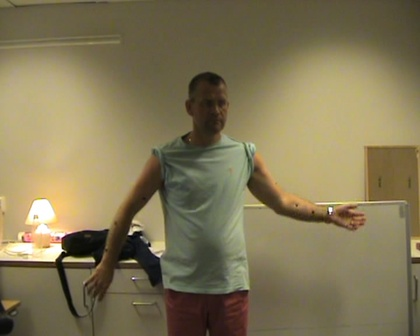
%> input picture bandpass/arm2.JPG, 420 x 336 px, shrunk from 720 x 576 before the run
$ octave bandpassFilter.m   (GNU Octave 9; MATLAB toolbox functions it lacks are replaced by stand-ins)
%> lines starting %> are read from the running program, lines starting %| are printed output that depends on the picture
I= imread('arm2.jpg');
%> I is the input picture: size 336x420x3 uint8; mean R, G, B 129.8, 118.8, 86

I=double(rgb2gray(I));
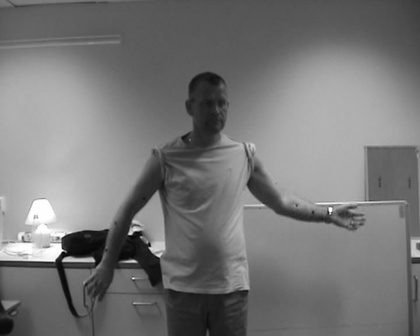
%> I: size 336x420 double; min 1, max 255, mean 118.4


I1=fft2(I);        % 傅立叶变换
I2=fftshift(I1);
[M,N]=size(I2);
%> M = 336; N = 420
D0=80;W=240;

m=fix(M/2); n=fix(N/2);
%> after `m=fix(M/2)`: m = 168
%> after `n=fix(N/2)`: n = 210
for x=1:M
       for y=1:N
          D(x,y)=((x-m).^2+(y-n).^2).^0.5;
          %采用高斯带通滤波处理周期噪声
          H(x,y)=1-exp(-0.5*(((D(x,y).^2-D0^2)./D(x,y)/W)^2));

           I2(x,y)=H(x,y).*I2(x,y);
       end
end
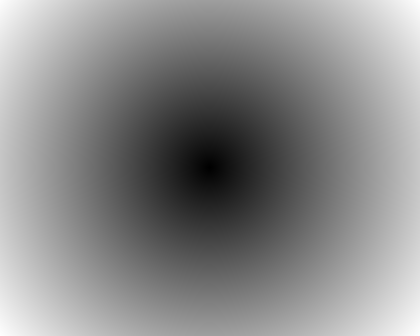
%> D: size 336x420 double; min 0, max 268.9, mean 145.2; drawn with min black and max white
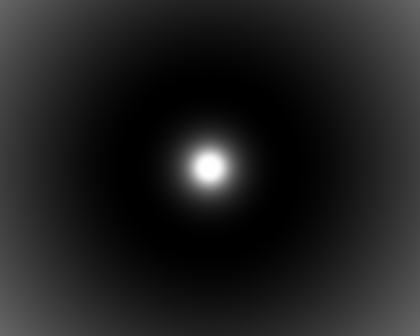
%> H: size 336x420 double; min 0, max 1, mean 0.129
figure(1);
mesh(H);
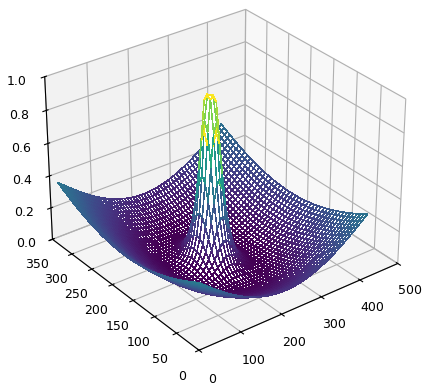
%> figure redrawn from the program's plot data
I3=real(ifft2(ifftshift(I2)));
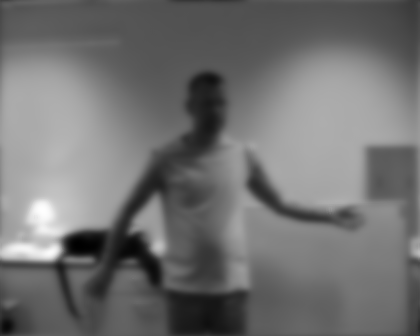
%> I3: size 336x420 double; min 6.13, max 258.3, mean 118.4; drawn with min black and max white
figure(2);
subplot(131),imshow(I,[]);           title('原图');
subplot(132),imshow(log(abs(I2)),[]);title('滤波后频谱图');
subplot(133),imshow(I3,[]);          title('滤波后图像');
